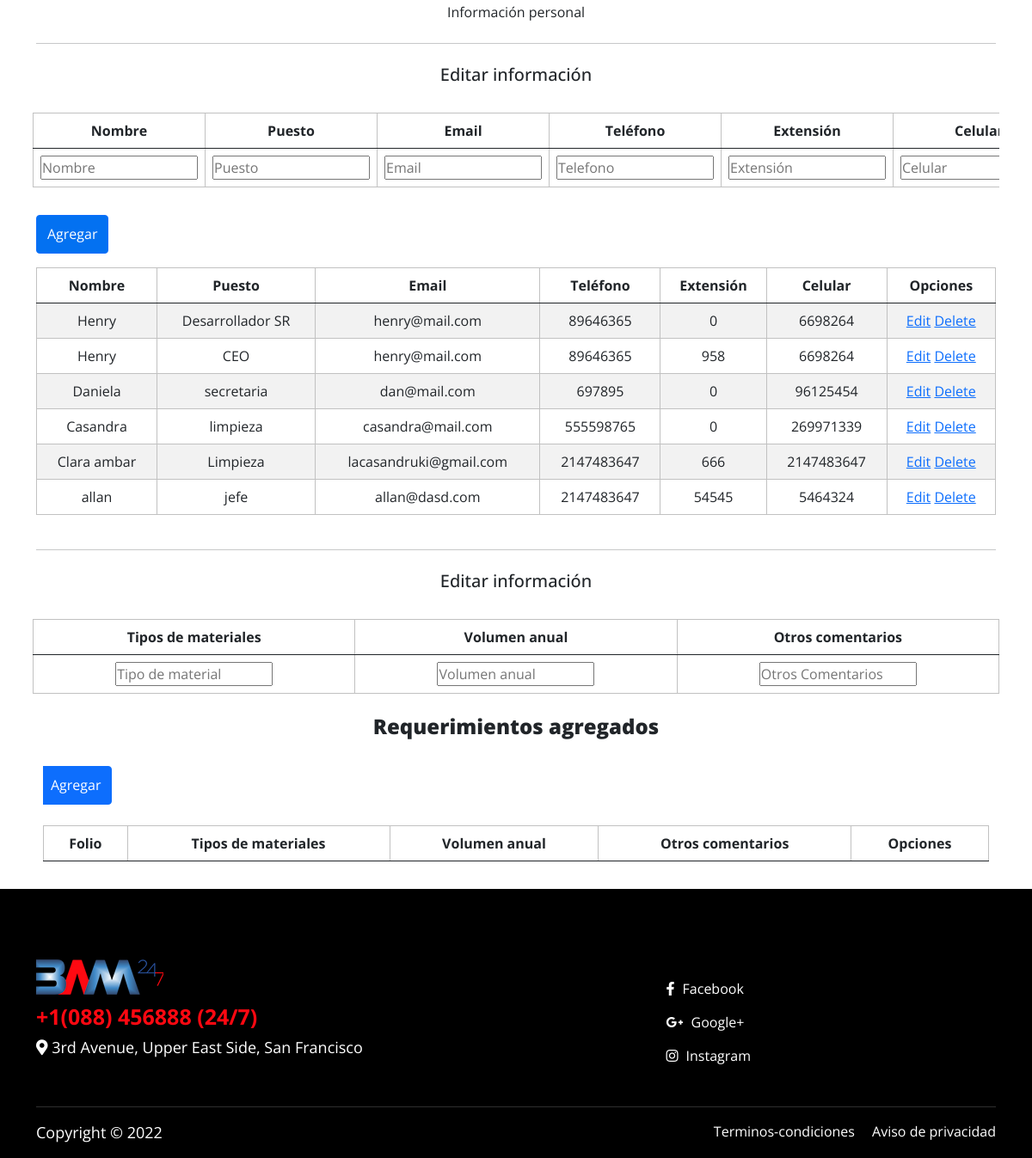
Page /PaginaprincipalDeTractoras.php (lower part) on the earlier database version.
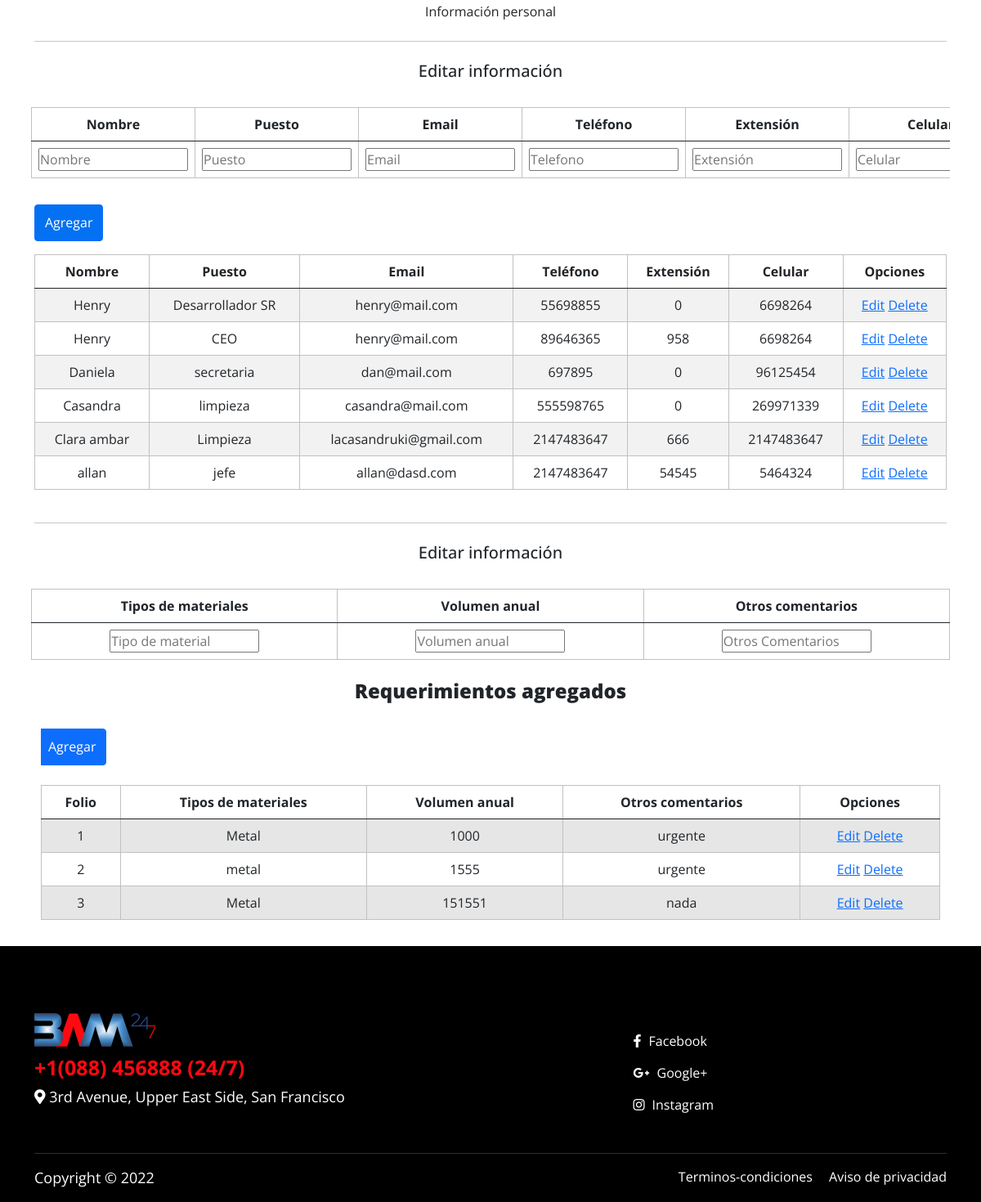
Same page on the later database version.
### tables this page shows
CREATE TABLE `contacto` (
  `ID_contacto` int NOT NULL AUTO_INCREMENT,
  `Nombre` varchar(50) NOT NULL,
  `Puesto` varchar(50) NOT NULL,
  `Email` varchar(50) NOT NULL,
  `Tel` int NOT NULL,
  `Ext` int DEFAULT NULL,
  `Cel` int NOT NULL,
  `ID_usuario` int NOT NULL,
  PRIMARY KEY (`ID_contacto`),
  KEY `ID_usuario` (`ID_usuario`)
);

CREATE TABLE `requerimiento_producto` (
  `ID_req_producto` int NOT NULL AUTO_INCREMENT,
  `Tipo_material` varchar(50) DEFAULT NULL,
  `Volumen_anual` varchar(50) DEFAULT NULL,
  `Comentarios` varchar(200) DEFAULT NULL,
  `ID_usuario` int DEFAULT NULL,
  PRIMARY KEY (`ID_req_producto`)
);

### php/addContactos.php (called while the page is built, shortened)
<?php
    require_once "Conexion.php";
    $name = '';
    $job = '';
    $mail = '';
    $tele= '';
    $exte='';
    $cel= '';
?>

### php/Conexion.php (called while the page is built, shortened)
<?php
    class Conexion{
      private $host = "localhost";
      private $user = "root";
      private $pass = "";
      private $dbname ="cluster";
      private $dbh;
      private $stmt;
      public function __construct(){
        $dsn = 'mysql:host='.$this->host . ';dbname='. $this->dbname;
        $options = array(
            PDO::ATTR_PERSISTENT    =>true,
            PDO::ATTR_ERRMODE       =>PDO::ERRMODE_EXCEPTION
        );
        try{
          $this->dbh = new PDO($dsn, $this->user, $this->pass,$options);
        }catch(PDOEception $e){
          $this->error = $e-> getMessage();
        }
      }
      public function query($query){
        $this->stmt = $this->dbh->prepare($query);
      }
      public function execute(){
        return $this->stmt->execute();
      }
      public function resultSet(){
        $this->execute();
        return $this->stmt->fetchAll(PDO::FETCH_ASSOC);
      }
    }
?>

### php/addRequ.php (called while the page is built, shortened)
<?php
	require_once "Conexion.php";
	$tMat= '';
	$vol= '';
	$coment= '';
 ?>

### PaginaprincipalDeTractoras.php (the view, shortened to what this page needs)
<?php
  include_once "php/Conexion.php";
  require_once "php/addContactos.php";
  require_once "php/addRequ.php";
  $database=new Conexion;
  $id_usr=9;
  $database-> query("SELECT * FROM contacto WHERE id_usuario=$id_usr");
  $rows = $database->resultSet();
  ?>
<!doctype html>
<html lang="es">
  <head>
    <link href="css/bootstrap.min.css" rel="stylesheet">
    <link href="https://unpkg.com/aos@2.3.0/dist/aos.css" rel="stylesheet">
     <link rel="stylesheet" href="https://unpkg.com/aos@next/dist/aos.css" />
    <link rel="stylesheet" href="https://cdn.jsdelivr.net/npm/bootstrap-icons@1.5.0/font/bootstrap-icons.css">
    <link rel="stylesheet" type="text/css" href="https://stackpath.bootstrapcdn.com/font-awesome/4.7.0/css/font-awesome.min.css">
    <link href="css/all.min.css" rel="stylesheet">
    <link href="css/style.css" rel="stylesheet">
    <link rel="stylesheet" href="css/owl.carousel.min.css" />
    <link rel="stylesheet" href="css/owl.theme.default.min.css"/>
  </head>
<body>
 <section class="main-body pt-5 float-start industry-pages">
                <div class="container mb-4">
                    <section class="Profile-header text-center">
                        <a href="#" class="text-dark font-weight-bold text-decoration-none">Información personal</a>
                </div>
                <div class="container mb-4">
                    <hr width="100%"/>
                </div>
                <div class="Profile-header text-center">
                  <h5 class="text-dark font-weight-bold text-decoration-none">Editar información</a>
                </div>
            <section id = "tabEditar" class="container mt-2 mb-2 p-2 ">
              <form action="php/addContactos.php" method="POST">
                <div class="table-responsive">
                  <div class="table-wrapper">
                      <div class="table-title">
                          <div class="row">
                          </div>
                      </div>
                      <table class="table table-hover table-hover text-center">
                          <thead>
                              <tr>
                                  <th>Nombre</th>
                                  <th>Puesto</th>
                                  <th>Email</th>
                                  <th>Teléfono</th>
                                  <th>Extensión</th>
                                  <th>Celular</th>
                              </tr>
                          </thead>
                          <tbody>
                              <tr>
                                  <td><input type="text" id="ed_name" name="ed_name" value="<?php echo $name; ?>" placeholder="Nombre"></td>
                                  <td><input type="text" id="ed_job" name="ed_job" value="<?php echo $job; ?>" placeholder="Puesto"></td>
                                  <td><input type="text" id="ed_mail" name="ed_mail" value="<?php echo$mail; ?>" placeholder="Email"></td>
                                  <td><input type="text" id="ed_tel" name="ed_tel" value="<?php echo $tele; ?>" placeholder="Telefono"></td>
                                  <td><input type="text" id="ed_ext" name="ed_ext" value="<?php echo $exte; ?>" placeholder="Extensión"></td>
                                  <td><input type="text" id="ed_cel" name="ed_cel" value="<?php echo $cel; ?>" placeholder="Celular"></td>
                              </tr>
                          </tbody>
                      </table>
                    </div>
                </div>
              </form>
            </section>
            <div class="container">
              <form action="php/addContactos.php" id="addContacts" name="adc" method="POST">
                <div class="table-responsive">
                  <div class="table-wrapper">
                      <div class="table-title">
                          <div class="row">
                                <div class="col-xs-6 mb-3">
                                  <a href="#" class="btn btn-primary" data-bs-toggle="modal" data-bs-target="#tablaModal" style="background-color: #0371F1;"> <span>Agregar</span></a>
                                </div>
                          </div>
                      </div>
                      <table class="table table-striped table-hover text-center">
                          <thead>
                              <tr>
                                  <th>Nombre</th>
                                  <th>Puesto</th>
                                  <th>Email</th>
                                  <th>Teléfono</th>
                                  <th>Extensión</th>
                                  <th>Celular</th>
                                  <th>Opciones</th>
                              </tr>
                          </thead>
                          <tbody>
                              <?php foreach($rows as $row) :?>
                              <tr>
                                  <td><?php echo $row['Nombre']?></td>
                                  <td><?php echo $row['Puesto']?></td>
                                  <td><?php echo $row['Email']?></td>
                                  <td><?php echo $row['Tel']?></td>
                                  <td><?php echo $row['Ext']?></td>
                                  <td><?php echo $row['Cel']?></td>
                                  <td>
                                      <a href="PaginaprincipalDeTractoras.php?edit=<?php $id_cont =$row['ID_contacto']; echo $row['ID_contacto'];?>">Edit</a>
                                      <a href="php/addContactos.php?delete=<?php echo $row['ID_contacto'];?>">Delete</a>
                                  </td>
                              </tr>
                              <?php endforeach; ?>
                          </tbody>
                      </table>
                    </div>
                </div>
              </form>
                  </div>
          <div class="container mb-4 mt-4">
              <hr width="100%"/>
          </div>
          <div class="Profile-header text-center">
                  <h5 class="text-dark font-weight-bold text-decoration-none">Editar información</a>
                </div>
            <section id = "tabEditar2" class="container mt-2 mb-2 p-2 ">
              <form action="php/addRequ.php" method="POST">
                <div class="table-responsive">
                  <div class="table-wrapper">
                      <div class="table-title">
                          <div class="row">
                          </div>
                      </div>
                      <table class="table table-hover table-hover text-center">
                          <thead>
                              <tr>                                                                                                                           <th>Tipos de materiales</th>
                                <th>Volumen anual</th>
                                <th>Otros comentarios</th>
                              </tr>
                          </thead>
                          <tbody>
                              <tr>
                                <td><input type="text" id="ed_typeM" name="ed_typeM" value="<?php echo $tMat; ?>" placeholder="Tipo de material"></td>
                                <td><input type="text" id="ed_vol" name="ed_vol" value="<?php echo $vol; ?>" placeholder="Volumen anual"></td>
                                <td><input type="text" id="ed_comm" name="ed_comm" value="<?php echo $coment; ?>" placeholder="Otros Comentarios"></td>
                              </tr>
                          </tbody>
                      </table>
                    </div>
                </div>
             </form>
          <div class="container">
            <form action="php/addRequ.php" id="addReq" name="adr" method="POST">
              <div class="table-responsive">
                  <div class="table align-middle">
                      <div class="table-title">
                          <h4 class="text-center mt-2">Requerimientos agregados</h4>
                          <div class="row">
                              <div class="col-xs-6">
                              </div>
                              <div class="col-xs-6 mb-3">
                                  <a href="#" class="btn btn-primary"data-bs-toggle="modal" data-bs-target="#exampleModal2"> <span>Agregar</span></a>
                              </div>
                          </div>
                      </div>
                      <table class="table table-striped table-hover text-center">
                          <thead>
                              <tr class="align-bottom">
                                  <th>Folio</th>
                                  <th>Tipos de materiales</th>
                                  <th>Volumen anual</th>
                                  <th>Otros comentarios</th>
                                  <th>Opciones</th>
                              </tr>
                          </thead>
                          <tbody>
                            <?php $database->query("SELECT * from requerimiento_producto WHERE id_usuario=$id_usr");
                            $res = $database->resultSet();?>
                            <?php foreach($res as $row) :?>
                              <tr>
                                <td class="align-top"><?php echo $row['ID_req_producto']?></td>
                                <td class="align-top"><?php echo $row['Tipo_material']?></td>
                                <td class="align-top"><?php echo $row['Volumen_anual']?></td>
                                <td class="align-top"><?php echo $row['Comentarios']?></td>
                                  <td>
                                      <a href="PaginaprincipalDeTractoras.php?editq=<?php echo $row['ID_req_producto'];?>">Edit</a>
                                      <a href="php/addRequ.php?deleteq=<?php echo $row['ID_req_producto'];?>">Delete</a>
                                  </td>
                              </tr>
                              <?php endforeach; ?>
                          </tbody>
                      </table>
            </form>
                  </div>
</section>
 <div class="footer-link-div float-start pt-5">
  <div class="container">
     <div class="row row-cols-2 row-cols-md-2  row-cols-lg-4">
        <div class="col-6">
           <div class="comon-footer-div pt-4">
               <a href="#">
                  <img src="images/logo-white.png" alt="logo"/>
               </a>
              <h6 class="ft-call"> +1(088) 456888 (24/7) </h6>
              <p class="text-white"> <i class="fas fa-map-marker-alt"></i> 3rd Avenue, Upper East Side,
                San Francisco </p>
           </div>
        </div>
        <div class="col">
          <div class="comon-footer-div pt-4 justify-content-md-end d-grid">
              <ul class="list-unstyled mt-4">
                <li>
                  <a href="#"> <i class="fab fa-facebook-f"></i> Facebook </a>
                </li>
                <li>
                  <a href="#"> <i class="fab fa-google-plus-g"></i> Google+ </a>
                </li>
                <li>
                  <a href="#"> <i class="fab fa-instagram"></i> Instagram </a>
                </li> </ul></div>  </div></div>
     <hr/>
      <div class="d-lg-flex justify-content-between">
        <p class="text-white"> Copyright © 2022</p>
        <div class="link-ft">
           <a href="#"> Terminos-condiciones </a>
           <a href="#" class="ms-lg-3"> Aviso de privacidad </a>
        </div> </div> </div></div>
</body>
</html>

### css/style.css (style rules this page uses)
tbody, td, tfoot, th, thead, tr { border-color: #C1C1C1; border-style: solid; border-width: thin; }
.btn { line-height: 1.9; }
.h4, h4 { font-size: calc(1.275rem + .3vw); font-weight: 800; }
* { padding: 0; margin: 0; }
img { max-width: 100%; }
body { padding: 0; margin: 0; font-family: 'Open Sans', sans-serif; }
.main-body { width: 100%; }
.footer-link-div { background: #000; display: block; width: 100%; }
.ft-call { color: #ff0811; font-family: 'Open Sans', sans-serif; font-size: 25px; font-weight: 700; }
.comon-footer-div ul li a { color: #fff; text-decoration: none; font-family: 'Open Sans', sans-serif; margin-bottom: 15px; width: 100%; display: inline-block; }
.comon-footer-div ul li a i { margin-right: 5px; }
.footer-link-div hr { background: #bbb; }
.footer-link-div a { color: #fff; text-decoration: none; transition: all 0.5s; }

Differences in the rows shown:
changed contacto "Desarrollador SR": Tel "89646365" → "55698855"
added requerimiento_producto: ID_req_producto "1", Tipo_material "Metal", Volumen_anual "1000", Comentarios "urgente"
added requerimiento_producto: ID_req_producto "2", Tipo_material "metal", Volumen_anual "1555", Comentarios "urgente"
added requerimiento_producto: ID_req_producto "3", Tipo_material "Metal", Volumen_anual "151551", Comentarios "nada"
